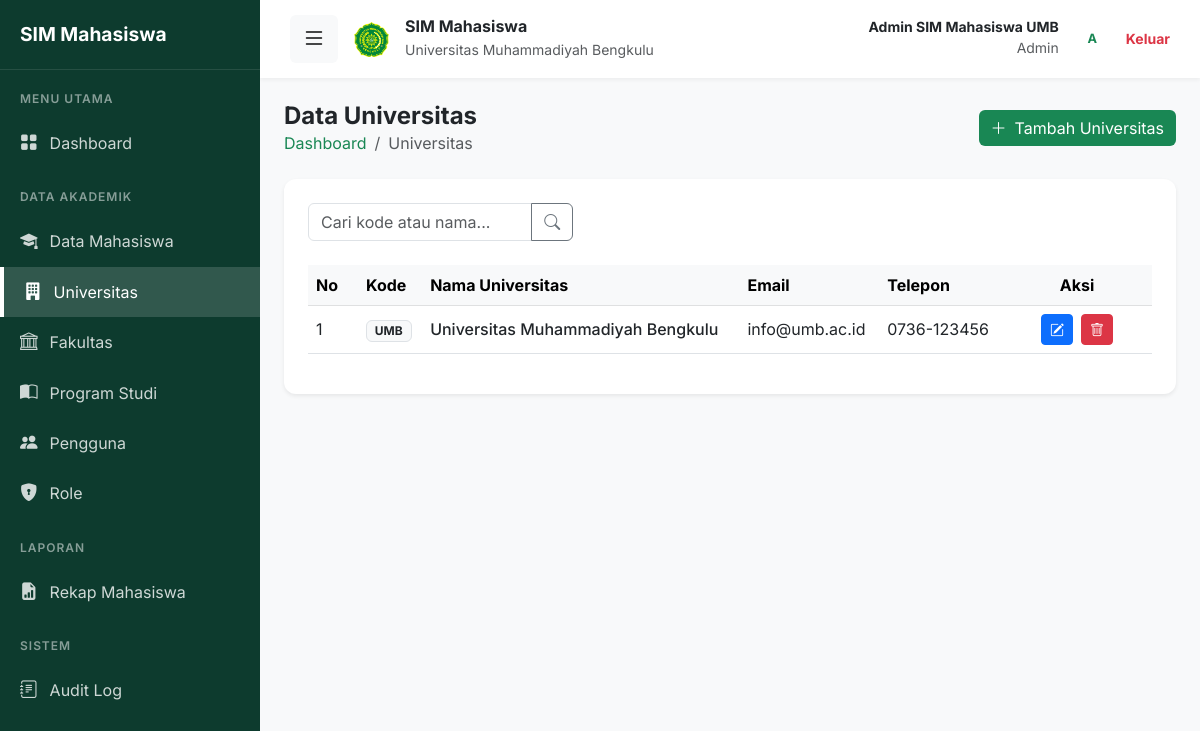
/universitas/index.php (signed in), run on the app's committed database.
### tables this page shows
CREATE TABLE IF NOT EXISTS universitas (
    id INT AUTO_INCREMENT PRIMARY KEY,
    kode_universitas VARCHAR(20) NOT NULL UNIQUE,
    nama_universitas VARCHAR(100) NOT NULL,
    alamat TEXT,
    email VARCHAR(100),
    nomor_telepon VARCHAR(20),
    created_at TIMESTAMP DEFAULT CURRENT_TIMESTAMP
);

### includes/functions.php (called while the page is built, shortened)
<?php
function h($string) {
    return htmlspecialchars($string, ENT_QUOTES, 'UTF-8');
}
?>

### universitas/index.php (the view, shortened to what this page needs)
<?php
require_once '../config/database.php';
require_once '../includes/functions.php';
$search = $_GET['search'] ?? '';
$where = '';
$params = [];
$query = "SELECT * FROM universitas $where ORDER BY id DESC";
$stmt = $pdo->prepare($query);
$stmt->execute($params);
$universitas = $stmt->fetchAll();
require_once '../includes/header.php';
?>
<div class="d-flex justify-content-between align-items-center mb-4">
    <div>
        <h4 class="fw-bold text-hijau-tua mb-0">Data Universitas</h4>
        <nav aria-label="breadcrumb">
            <ol class="breadcrumb small mb-0">
                <li class="breadcrumb-item"><a href="../dashboard.php" class="text-decoration-none text-success">Dashboard</a></li>
                <li class="breadcrumb-item active" aria-current="page">Universitas</li>
            </ol>
        </nav>
    </div>
    <a href="add.php" class="btn btn-hijau d-flex align-items-center">
        <i class="bi bi-plus-lg me-2"></i> Tambah Universitas
    </a>
</div>
<div class="card card-custom border-0 shadow-sm bg-white">
    <div class="card-body p-4">
        <div class="row mb-4">
            <div class="col-md-4">
                <form action="" method="GET" class="input-group">
                    <input type="text" name="search" class="form-control" placeholder="Cari kode atau nama..." value="<?= h($search) ?>">
                    <button class="btn btn-outline-secondary" type="submit">
                        <i class="bi bi-search"></i>
                    </button>
                </form>
            </div>
        </div>
        <div class="table-responsive">
            <table class="table table-hover align-middle">
                <thead class="table-light">
                    <tr>
                        <th width="50">No</th>
                        <th>Kode</th>
                        <th>Nama Universitas</th>
                        <th>Email</th>
                        <th>Telepon</th>
                        <th width="150" class="text-center">Aksi</th>
                    </tr>
                </thead>
                <tbody>
                    <?php if (count($universitas) > 0): ?>
                        <?php foreach ($universitas as $index => $u): ?>
                            <tr>
                                <td><?= $index + 1 ?></td>
                                <td><span class="badge bg-light text-dark border"><?= h($u['kode_universitas']) ?></span></td>
                                <td class="fw-medium"><?= h($u['nama_universitas']) ?></td>
                                <td><?= h($u['email']) ?></td>
                                <td><?= h($u['nomor_telepon']) ?></td>
                                <td class="text-center">
                                    <div class="d-flex justify-content-center gap-2">
                                        <a href="edit.php?id=<?= $u['id'] ?>" class="btn btn-sm btn-primary" title="Edit">
                                            <i class="bi bi-pencil-square"></i>
                                        </a>
                                        <button type="button" class="btn btn-sm btn-danger" title="Hapus"
                                                onclick="confirmDelete(<?= $u['id'] ?>, '<?= h($u['nama_universitas']) ?>')">
                                            <i class="bi bi-trash"></i>
                                        </button>
                                    </div>
                                </td>
                            </tr>
                        <?php endforeach; ?>
                    <?php else: ?>
                        <tr>
                            <td colspan="6" class="text-center py-4 text-muted small">Data tidak ditemukan</td>
                        </tr>
                    <?php endif; ?>
                </tbody>
            </table>
        </div>
    </div>
</div>
<?php require_once '../includes/footer.php'; ?>

### includes/header.php (style rules this page uses)
:root { --hijau-tua: #0d3b2e; --hijau-mint: #d1e7dd; --hijau-utama: #198754; --bg-konten: #f8f9fa; }
body { font-family: 'Inter', sans-serif; background-color: var(--bg-konten); overflow-x: hidden; }
.btn-hijau { background-color: var(--hijau-utama); color: white; border: none; transition: all 0.2s; }
.card-custom { border: 1px solid #eee; border-radius: 12px; box-shadow: 0 2px 10px rgba(0,0,0,0.02); transition: transform 0.2s; }

### data on the page
universitas: kode_universitas "UMB", nama_universitas "Universitas Muhammadiyah Bengkulu", email "info@umb.ac.id", nomor_telepon "0736-123456"

### other printed values
$_SESSION['nama_lengkap'] "Admin SIM Mahasiswa UMB"
$_SESSION['role_name'] "Admin"
substr($_SESSION['nama_lengkap'], 0, 1) "A"
